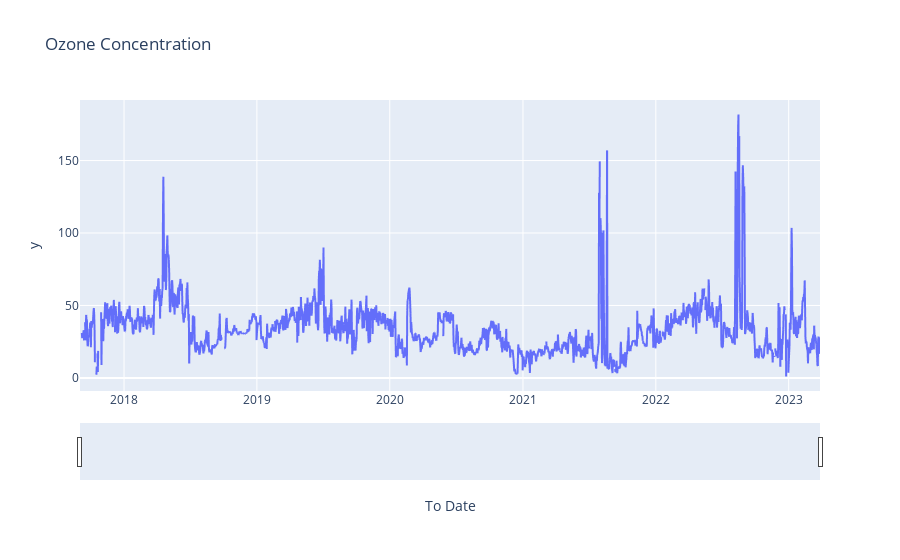

The notebook cell this image was saved under:
### Code cell
import plotly.express as px
fig = px.line(oz_data, x=oz_data.index, y=oz_data.values, title='Ozone Concentration')
fig.update_xaxes(rangeslider_visible=True)
fig.show()

### Figure 1 — Plotly figure (JSON) as saved in the notebook; plotly's stock layout.template omitted (floating-point values rounded to 4 significant figures; data arrays with more than 128 entries replaced by an {"elided": "..."} marker saying what was removed)
{"data": [{"hovertemplate": "To Date=%{x}<br>y=%{y}<extra></extra>", "legendgroup": "", "line": {"color": "#636efa", "dash": "solid"}, "marker": {"symbol": "circle"}, "mode": "lines", "name": "", "showlegend": false, "type": "scattergl", "x": {"elided": "2035 str values"}, "xaxis": "x", "y": {"elided": "2035 float values"}, "yaxis": "y"}], "layout": {"legend": {"tracegroupgap": 0}, "title": {"text": "Ozone Concentration"}, "xaxis": {"anchor": "y", "domain": [0, 1], "rangeslider": {"visible": true}, "title": {"text": "To Date"}}, "yaxis": {"anchor": "x", "domain": [0, 1], "title": {"text": "y"}}}}
